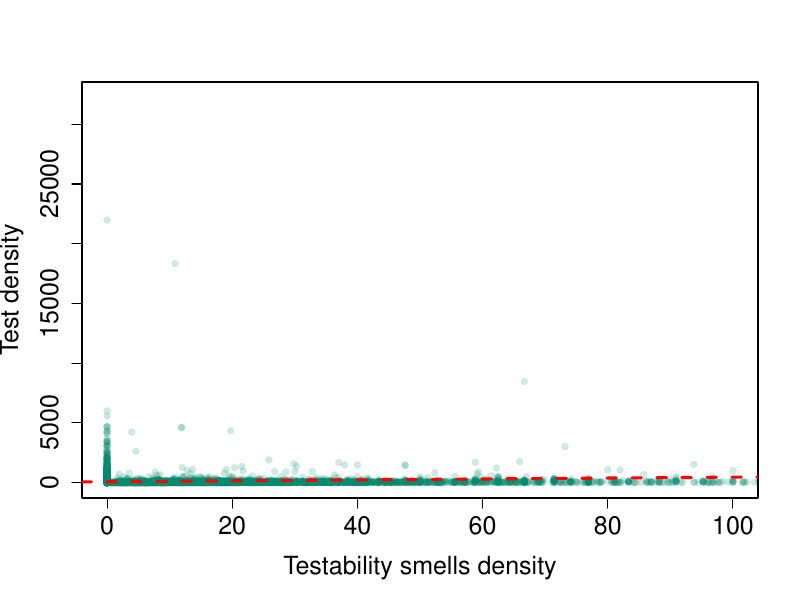

Generate this figure with R:
data3 <- read.csv(file="rq2_data_by_class_nonzero.csv", header=TRUE, sep=",")
testability_smells <- data3[["TestabilitySmellsDensity"]]
test_density <- data3[["TestDensity"]]
rq3.corr.test = cor.test(testability_smells, test_density, method="spearman")
print(rq3.corr.test)
pdf("rq2_class.pdf", width=8, height=6)
plot(testability_smells, test_density, xlab="Testability smells density", ylab="Test density", col=rgb(4, 136, 108, 50,maxColorValue=255), xlim=c(0,100), pch=16, cex.lab=1.5, cex.axis=1.5, cey.lab=1.5, cey.axis=1.5)
abline(lm(test_density ~ testability_smells), col="red", lwd=3, lty=2)
dev.off()
